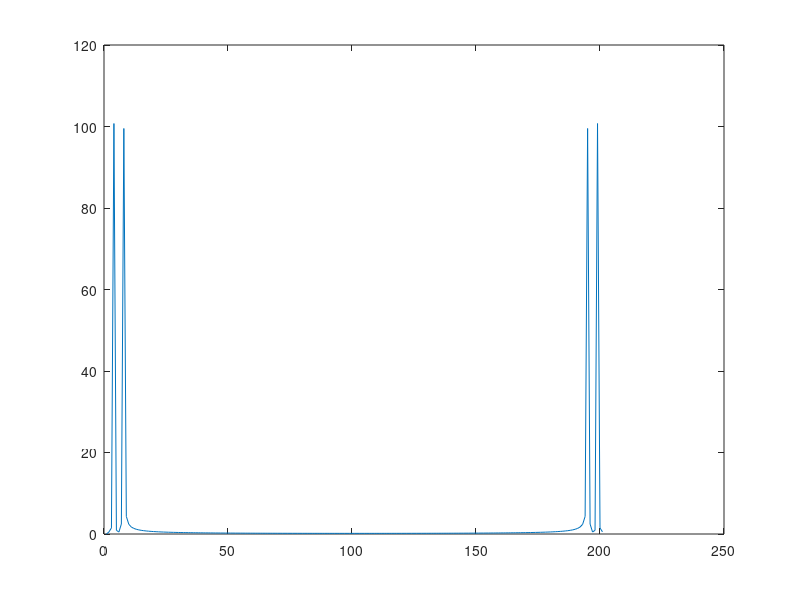

The MATLAB source for this figure: (Note: this script raises an error after producing the figure.)
fs = 100;
t = 0:1/fs:2;
x = sin(2*pi*t*1.5) + sin(2*pi*t*3.5);

N = numel(x);
nvec = 0:N-1;
% nvec = linspace(0.5, 3.5, N);

X = zeros(1,numel(nvec));
% for k = linspace(0.5,3.5,numel(X))*N/fs
for k = 1:numel(X)
  X(k) = sum(x.*exp(-2*pi*1i*(k-1).*nvec./N));
%   X(k) = sum(x.*exp(-2*pi*1i*linspace(0.5, 3.5, N)));
end

figure, plot(abs(X))

%%
fs = 100;
t = 0:1/fs:2;
x = sin(2*pi*t*1.5) + sin(2*pi*t*3.5);
% x = sin(2*pi*t*1.5+pi/4);


t = tppg;
fs = numel(tppg)/(tppg(end)-tppg(1));
x = ppg;

omega = [0.5 : .3 : 4.5];
% omega = linspace(0.5, 3.5, fs/8);
F = [sin(2*pi*t'*omega) cos(2*pi*t'*omega)];
% F = exp(-2*pi*1i*t'*omega);

% A = inv(F'*F)*F'*x';
% A = F\x';
lambda = 0;
% L = ones(numel(t), numel(omega))./numel(t);
L = -1*eye(size(F));
for r = 1:min(size(L))-1
  L(r,r+1) = 1;
end

A = pinv(F'*F+lambda*(L'*L))*F'*x';

figure, plot(omega, sqrt(A(1:numel(omega)).^2+A(numel(omega)+1:end).^2))